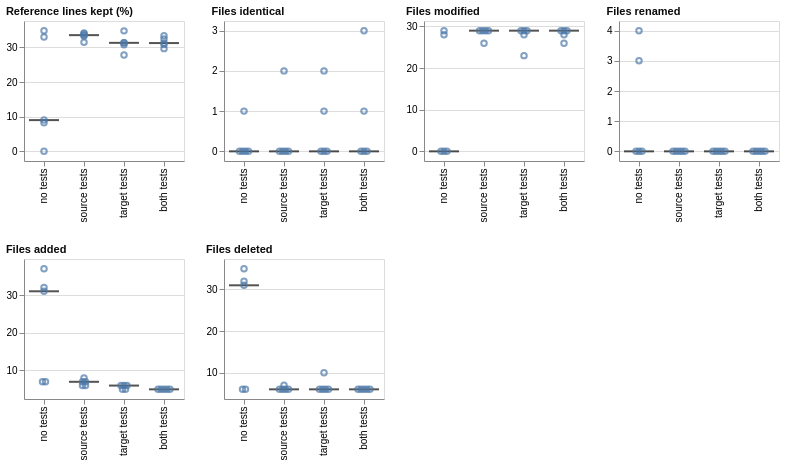

Express this chart as Vega-Lite.
### Vega-Lite specification from a JSON file in a GitHub repository (floating-point values rounded to 4 significant figures)
{"config": {"view": {"continuousWidth": 300, "continuousHeight": 300}}, "concat": [{"layer": [{"mark": {"type": "tick", "color": "#0b0b0b", "opacity": 0.7, "size": 30, "thickness": 2}, "encoding": {"x": {"field": "condition", "scale": {"paddingInner": 0.25, "paddingOuter": 0.125}, "sort": ["no tests", "source tests", "target tests", "both tests"], "title": null, "type": "nominal"}, "y": {"aggregate": "median", "field": "value", "scale": {"domain": [-2.785, 37.6], "nice": false}, "title": null, "type": "quantitative"}}}, {"mark": {"type": "point"}, "encoding": {"x": {"field": "condition", "scale": {"paddingInner": 0.25, "paddingOuter": 0.125}, "sort": ["no tests", "source tests", "target tests", "both tests"], "title": null, "type": "nominal"}, "xOffset": {"field": "nudge", "scale": {"domain": [-1.0, 1.0], "range": [9.0, 21.0]}, "title": null, "type": "quantitative"}, "y": {"field": "value", "scale": {"domain": [-2.785, 37.6], "nice": false}, "type": "quantitative"}}}, {"mark": {"type": "rule"}, "encoding": {"y": {"aggregate": "median", "field": "reference", "scale": {"domain": [-2.785, 37.6], "nice": false}, "type": "quantitative"}}, "transform": [{"filter": {"field": "reference", "valid": true}}]}], "data": {"name": "data-9bda82d9729faeee71ae77826d706221"}, "height": 140, "title": {"text": "Reference lines kept (%)", "anchor": "start", "color": "#0b0b0b", "fontSize": 11}, "width": 160}, {"layer": [{"mark": {"type": "tick", "color": "#0b0b0b", "opacity": 0.7, "size": 30, "thickness": 2}, "encoding": {"x": {"field": "condition", "scale": {"paddingInner": 0.25, "paddingOuter": 0.125}, "sort": ["no tests", "source tests", "target tests", "both tests"], "title": null, "type": "nominal"}, "y": {"aggregate": "median", "field": "value", "scale": {"domain": [-0.24, 3.24], "nice": false}, "title": null, "type": "quantitative"}}}, {"mark": {"type": "point"}, "encoding": {"x": {"field": "condition", "scale": {"paddingInner": 0.25, "paddingOuter": 0.125}, "sort": ["no tests", "source tests", "target tests", "both tests"], "title": null, "type": "nominal"}, "xOffset": {"field": "nudge", "scale": {"domain": [-1.5, 1.5], "range": [6.0, 24.0]}, "title": null, "type": "quantitative"}, "y": {"field": "value", "scale": {"domain": [-0.24, 3.24], "nice": false}, "type": "quantitative"}}}, {"mark": {"type": "rule"}, "encoding": {"y": {"aggregate": "median", "field": "reference", "scale": {"domain": [-0.24, 3.24], "nice": false}, "type": "quantitative"}}, "transform": [{"filter": {"field": "reference", "valid": true}}]}], "data": {"name": "data-a3230c6c3106ff26179dec3bcecd7a56"}, "height": 140, "title": {"text": "Files identical", "anchor": "start", "color": "#0b0b0b", "fontSize": 11}, "width": 160}, {"layer": [{"mark": {"type": "tick", "color": "#0b0b0b", "opacity": 0.7, "size": 30, "thickness": 2}, "encoding": {"x": {"field": "condition", "scale": {"paddingInner": 0.25, "paddingOuter": 0.125}, "sort": ["no tests", "source tests", "target tests", "both tests"], "title": null, "type": "nominal"}, "y": {"aggregate": "median", "field": "value", "scale": {"domain": [-2.32, 31.32], "nice": false}, "title": null, "type": "quantitative"}}}, {"mark": {"type": "point"}, "encoding": {"x": {"field": "condition", "scale": {"paddingInner": 0.25, "paddingOuter": 0.125}, "sort": ["no tests", "source tests", "target tests", "both tests"], "title": null, "type": "nominal"}, "xOffset": {"field": "nudge", "scale": {"domain": [-1.5, 1.5], "range": [6.0, 24.0]}, "title": null, "type": "quantitative"}, "y": {"field": "value", "scale": {"domain": [-2.32, 31.32], "nice": false}, "type": "quantitative"}}}, {"mark": {"type": "rule"}, "encoding": {"y": {"aggregate": "median", "field": "reference", "scale": {"domain": [-2.32, 31.32], "nice": false}, "type": "quantitative"}}, "transform": [{"filter": {"field": "reference", "valid": true}}]}], "data": {"name": "data-8a052e0cc2f378580599fcdbf49c82a1"}, "height": 140, "title": {"text": "Files modified", "anchor": "start", "color": "#0b0b0b", "fontSize": 11}, "width": 160}, {"layer": [{"mark": {"type": "tick", "color": "#0b0b0b", "opacity": 0.7, "size": 30, "thickness": 2}, "encoding": {"x": {"field": "condition", "scale": {"paddingInner": 0.25, "paddingOuter": 0.125}, "sort": ["no tests", "source tests", "target tests", "both tests"], "title": null, "type": "nominal"}, "y": {"aggregate": "median", "field": "value", "scale": {"domain": [-0.32, 4.32], "nice": false}, "title": null, "type": "quantitative"}}}, {"mark": {"type": "point"}, "encoding": {"x": {"field": "condition", "scale": {"paddingInner": 0.25, "paddingOuter": 0.125}, "sort": ["no tests", "source tests", "target tests", "both tests"], "title": null, "type": "nominal"}, "xOffset": {"field": "nudge", "scale": {"domain": [-2.0, 2.0], "range": [3.0, 27.0]}, "title": null, "type": "quantitative"}, "y": {"field": "value", "scale": {"domain": [-0.32, 4.32], "nice": false}, "type": "quantitative"}}}, {"mark": {"type": "rule"}, "encoding": {"y": {"aggregate": "median", "field": "reference", "scale": {"domain": [-0.32, 4.32], "nice": false}, "type": "quantitative"}}, "transform": [{"filter": {"field": "reference", "valid": true}}]}], "data": {"name": "data-353dfdcbc0748ecda8324ae5d6130e99"}, "height": 140, "title": {"text": "Files renamed", "anchor": "start", "color": "#0b0b0b", "fontSize": 11}, "width": 160}, {"layer": [{"mark": {"type": "tick", "color": "#0b0b0b", "opacity": 0.7, "size": 30, "thickness": 2}, "encoding": {"x": {"field": "condition", "scale": {"paddingInner": 0.25, "paddingOuter": 0.125}, "sort": ["no tests", "source tests", "target tests", "both tests"], "title": null, "type": "nominal"}, "y": {"aggregate": "median", "field": "value", "scale": {"domain": [2.44, 39.56], "nice": false}, "title": null, "type": "quantitative"}}}, {"mark": {"type": "point"}, "encoding": {"x": {"field": "condition", "scale": {"paddingInner": 0.25, "paddingOuter": 0.125}, "sort": ["no tests", "source tests", "target tests", "both tests"], "title": null, "type": "nominal"}, "xOffset": {"field": "nudge", "scale": {"domain": [-2.0, 2.0], "range": [3.0, 27.0]}, "title": null, "type": "quantitative"}, "y": {"field": "value", "scale": {"domain": [2.44, 39.56], "nice": false}, "type": "quantitative"}}}, {"mark": {"type": "rule"}, "encoding": {"y": {"aggregate": "median", "field": "reference", "scale": {"domain": [2.44, 39.56], "nice": false}, "type": "quantitative"}}, "transform": [{"filter": {"field": "reference", "valid": true}}]}], "data": {"name": "data-4cb9e072bb59fadd578aa98e99e369b3"}, "height": 140, "title": {"text": "Files added", "anchor": "start", "color": "#0b0b0b", "fontSize": 11}, "width": 160}, {"layer": [{"mark": {"type": "tick", "color": "#0b0b0b", "opacity": 0.7, "size": 30, "thickness": 2}, "encoding": {"x": {"field": "condition", "scale": {"paddingInner": 0.25, "paddingOuter": 0.125}, "sort": ["no tests", "source tests", "target tests", "both tests"], "title": null, "type": "nominal"}, "y": {"aggregate": "median", "field": "value", "scale": {"domain": [3.68, 37.32], "nice": false}, "title": null, "type": "quantitative"}}}, {"mark": {"type": "point"}, "encoding": {"x": {"field": "condition", "scale": {"paddingInner": 0.25, "paddingOuter": 0.125}, "sort": ["no tests", "source tests", "target tests", "both tests"], "title": null, "type": "nominal"}, "xOffset": {"field": "nudge", "scale": {"domain": [-2.0, 2.0], "range": [3.0, 27.0]}, "title": null, "type": "quantitative"}, "y": {"field": "value", "scale": {"domain": [3.68, 37.32], "nice": false}, "type": "quantitative"}}}, {"mark": {"type": "rule"}, "encoding": {"y": {"aggregate": "median", "field": "reference", "scale": {"domain": [3.68, 37.32], "nice": false}, "type": "quantitative"}}, "transform": [{"filter": {"field": "reference", "valid": true}}]}], "data": {"name": "data-384eb725a8b569bb9be3358db33a9e38"}, "height": 140, "title": {"text": "Files deleted", "anchor": "start", "color": "#0b0b0b", "fontSize": 11}, "width": 160}], "columns": 4, "$schema": "https://vega.github.io/schema/vega-lite/v6.4.1.json", "datasets": {"data-9bda82d9729faeee71ae77826d706221": [{"condition": "no tests", "layout": "kept the file layout", "metric": "reference_diff_kept_pct", "value": 34.81, "reference": null, "nudge": 0.0}, {"condition": "no tests", "layout": "rebuilt the file layout", "metric": "reference_diff_kept_pct", "value": 8.272, "reference": null, "nudge": 0.0}, {"condition": "no tests", "layout": "kept the file layout", "metric": "reference_diff_kept_pct", "value": 32.96, "reference": null, "nudge": 0.0}, {"condition": "no tests", "layout": "rebuilt the file layout", "metric": "reference_diff_kept_pct", "value": 0.0, "reference": null, "nudge": 0.0}, {"condition": "no tests", "layout": "rebuilt the file layout", "metric": "reference_diff_kept_pct", "value": 9.012, "reference": null, "nudge": 0.0}, {"condition": "source tests", "layout": "kept the file layout", "metric": "reference_diff_kept_pct", "value": 33.52, "reference": null, "nudge": 0.0}, {"condition": "source tests", "layout": "kept the file layout", "metric": "reference_diff_kept_pct", "value": 33.83, "reference": null, "nudge": 0.0}, {"condition": "source tests", "layout": "kept the file layout", "metric": "reference_diff_kept_pct", "value": 34.14, "reference": null, "nudge": 0.0}, {"condition": "source tests", "layout": "kept the file layout", "metric": "reference_diff_kept_pct", "value": 31.48, "reference": null, "nudge": 0.0}, {"condition": "source tests", "layout": "kept the file layout", "metric": "reference_diff_kept_pct", "value": 33.27, "reference": null, "nudge": 0.0}, {"condition": "target tests", "layout": "kept the file layout", "metric": "reference_diff_kept_pct", "value": 34.75, "reference": null, "nudge": 0.0}, {"condition": "target tests", "layout": "kept the file layout", "metric": "reference_diff_kept_pct", "value": 31.3, "reference": null, "nudge": 0.0}, {"condition": "target tests", "layout": "kept the file layout", "metric": "reference_diff_kept_pct", "value": 30.74, "reference": null, "nudge": 0.0}, {"condition": "target tests", "layout": "kept the file layout", "metric": "reference_diff_kept_pct", "value": 31.36, "reference": null, "nudge": 0.0}, {"condition": "target tests", "layout": "kept the file layout", "metric": "reference_diff_kept_pct", "value": 27.78, "reference": null, "nudge": 0.0}, {"condition": "both tests", "layout": "kept the file layout", "metric": "reference_diff_kept_pct", "value": 32.41, "reference": null, "nudge": 0.0}, {"condition": "both tests", "layout": "kept the file layout", "metric": "reference_diff_kept_pct", "value": 29.63, "reference": null, "nudge": 0.0}, {"condition": "both tests", "layout": "kept the file layout", "metric": "reference_diff_kept_pct", "value": 30.8, "reference": null, "nudge": 0.0}, {"condition": "both tests", "layout": "kept the file layout", "metric": "reference_diff_kept_pct", "value": 31.23, "reference": null, "nudge": 0.0}, {"condition": "both tests", "layout": "kept the file layout", "metric": "reference_diff_kept_pct", "value": 33.33, "reference": null, "nudge": 0.0}], "data-a3230c6c3106ff26179dec3bcecd7a56": [{"condition": "no tests", "layout": "kept the file layout", "metric": "reference_diff_identical", "value": 0.0, "reference": null, "nudge": -1.5}, {"condition": "no tests", "layout": "rebuilt the file layout", "metric": "reference_diff_identical", "value": 0.0, "reference": null, "nudge": -0.5}, {"condition": "no tests", "layout": "rebuilt the file layout", "metric": "reference_diff_identical", "value": 0.0, "reference": null, "nudge": 0.5}, {"condition": "no tests", "layout": "rebuilt the file layout", "metric": "reference_diff_identical", "value": 0.0, "reference": null, "nudge": 1.5}, {"condition": "no tests", "layout": "kept the file layout", "metric": "reference_diff_identical", "value": 1.0, "reference": null, "nudge": 0.0}, {"condition": "source tests", "layout": "kept the file layout", "metric": "reference_diff_identical", "value": 0.0, "reference": null, "nudge": -1.5}, {"condition": "source tests", "layout": "kept the file layout", "metric": "reference_diff_identical", "value": 0.0, "reference": null, "nudge": -0.5}, {"condition": "source tests", "layout": "kept the file layout", "metric": "reference_diff_identical", "value": 0.0, "reference": null, "nudge": 0.5}, {"condition": "source tests", "layout": "kept the file layout", "metric": "reference_diff_identical", "value": 0.0, "reference": null, "nudge": 1.5}, {"condition": "source tests", "layout": "kept the file layout", "metric": "reference_diff_identical", "value": 2.0, "reference": null, "nudge": 0.0}, {"condition": "target tests", "layout": "kept the file layout", "metric": "reference_diff_identical", "value": 0.0, "reference": null, "nudge": -1.0}, {"condition": "target tests", "layout": "kept the file layout", "metric": "reference_diff_identical", "value": 0.0, "reference": null, "nudge": 0.0}, {"condition": "target tests", "layout": "kept the file layout", "metric": "reference_diff_identical", "value": 0.0, "reference": null, "nudge": 1.0}, {"condition": "target tests", "layout": "kept the file layout", "metric": "reference_diff_identical", "value": 1.0, "reference": null, "nudge": 0.0}, {"condition": "target tests", "layout": "kept the file layout", "metric": "reference_diff_identical", "value": 2.0, "reference": null, "nudge": 0.0}, {"condition": "both tests", "layout": "kept the file layout", "metric": "reference_diff_identical", "value": 0.0, "reference": null, "nudge": -1.0}, {"condition": "both tests", "layout": "kept the file layout", "metric": "reference_diff_identical", "value": 0.0, "reference": null, "nudge": 0.0}, {"condition": "both tests", "layout": "kept the file layout", "metric": "reference_diff_identical", "value": 0.0, "reference": null, "nudge": 1.0}, {"condition": "both tests", "layout": "kept the file layout", "metric": "reference_diff_identical", "value": 3.0, "reference": null, "nudge": 0.0}, {"condition": "both tests", "layout": "kept the file layout", "metric": "reference_diff_identical", "value": 1.0, "reference": null, "nudge": 0.0}], "data-8a052e0cc2f378580599fcdbf49c82a1": [{"condition": "no tests", "layout": "kept the file layout", "metric": "reference_diff_modified", "value": 29.0, "reference": null, "nudge": 0.0}, {"condition": "no tests", "layout": "rebuilt the file layout", "metric": "reference_diff_modified", "value": 0.0, "reference": null, "nudge": -1.0}, {"condition": "no tests", "layout": "rebuilt the file layout", "metric": "reference_diff_modified", "value": 0.0, "reference": null, "nudge": 0.0}, {"condition": "no tests", "layout": "rebuilt the file layout", "metric": "reference_diff_modified", "value": 0.0, "reference": null, "nudge": 1.0}, {"condition": "no tests", "layout": "kept the file layout", "metric": "reference_diff_modified", "value": 28.0, "reference": null, "nudge": 0.0}, {"condition": "source tests", "layout": "kept the file layout", "metric": "reference_diff_modified", "value": 29.0, "reference": null, "nudge": -1.5}, {"condition": "source tests", "layout": "kept the file layout", "metric": "reference_diff_modified", "value": 29.0, "reference": null, "nudge": -0.5}, {"condition": "source tests", "layout": "kept the file layout", "metric": "reference_diff_modified", "value": 29.0, "reference": null, "nudge": 0.5}, {"condition": "source tests", "layout": "kept the file layout", "metric": "reference_diff_modified", "value": 29.0, "reference": null, "nudge": 1.5}, {"condition": "source tests", "layout": "kept the file layout", "metric": "reference_diff_modified", "value": 26.0, "reference": null, "nudge": 0.0}, {"condition": "target tests", "layout": "kept the file layout", "metric": "reference_diff_modified", "value": 29.0, "reference": null, "nudge": -1.0}, {"condition": "target tests", "layout": "kept the file layout", "metric": "reference_diff_modified", "value": 29.0, "reference": null, "nudge": 0.0}, {"condition": "target tests", "layout": "kept the file layout", "metric": "reference_diff_modified", "value": 29.0, "reference": null, "nudge": 1.0}, {"condition": "target tests", "layout": "kept the file layout", "metric": "reference_diff_modified", "value": 28.0, "reference": null, "nudge": 0.0}, {"condition": "target tests", "layout": "kept the file layout", "metric": "reference_diff_modified", "value": 23.0, "reference": null, "nudge": 0.0}, {"condition": "both tests", "layout": "kept the file layout", "metric": "reference_diff_modified", "value": 29.0, "reference": null, "nudge": -1.0}, {"condition": "both tests", "layout": "kept the file layout", "metric": "reference_diff_modified", "value": 29.0, "reference": null, "nudge": 0.0}, {"condition": "both tests", "layout": "kept the file layout", "metric": "reference_diff_modified", "value": 29.0, "reference": null, "nudge": 1.0}, {"condition": "both tests", "layout": "kept the file layout", "metric": "reference_diff_modified", "value": 26.0, "reference": null, "nudge": 0.0}, {"condition": "both tests", "layout": "kept the file layout", "metric": "reference_diff_modified", "value": 28.0, "reference": null, "nudge": 0.0}], "data-353dfdcbc0748ecda8324ae5d6130e99": [{"condition": "no tests", "layout": "kept the file layout", "metric": "reference_diff_renamed", "value": 0.0, "reference": null, "nudge": -1.0}, {"condition": "no tests", "layout": "kept the file layout", "metric": "reference_diff_renamed", "value": 0.0, "reference": null, "nudge": 0.0}, {"condition": "no tests", "layout": "rebuilt the file layout", "metric": "reference_diff_renamed", "value": 0.0, "reference": null, "nudge": 1.0}, {"condition": "no tests", "layout": "rebuilt the file layout", "metric": "reference_diff_renamed", "value": 3.0, "reference": null, "nudge": 0.0}, {"condition": "no tests", "layout": "rebuilt the file layout", "metric": "reference_diff_renamed", "value": 4.0, "reference": null, "nudge": 0.0}, {"condition": "source tests", "layout": "kept the file layout", "metric": "reference_diff_renamed", "value": 0.0, "reference": null, "nudge": -2.0}, {"condition": "source tests", "layout": "kept the file layout", "metric": "reference_diff_renamed", "value": 0.0, "reference": null, "nudge": -1.0}, {"condition": "source tests", "layout": "kept the file layout", "metric": "reference_diff_renamed", "value": 0.0, "reference": null, "nudge": 0.0}, {"condition": "source tests", "layout": "kept the file layout", "metric": "reference_diff_renamed", "value": 0.0, "reference": null, "nudge": 1.0}, {"condition": "source tests", "layout": "kept the file layout", "metric": "reference_diff_renamed", "value": 0.0, "reference": null, "nudge": 2.0}, {"condition": "target tests", "layout": "kept the file layout", "metric": "reference_diff_renamed", "value": 0.0, "reference": null, "nudge": -2.0}, {"condition": "target tests", "layout": "kept the file layout", "metric": "reference_diff_renamed", "value": 0.0, "reference": null, "nudge": -1.0}, {"condition": "target tests", "layout": "kept the file layout", "metric": "reference_diff_renamed", "value": 0.0, "reference": null, "nudge": 0.0}, {"condition": "target tests", "layout": "kept the file layout", "metric": "reference_diff_renamed", "value": 0.0, "reference": null, "nudge": 1.0}, {"condition": "target tests", "layout": "kept the file layout", "metric": "reference_diff_renamed", "value": 0.0, "reference": null, "nudge": 2.0}, {"condition": "both tests", "layout": "kept the file layout", "metric": "reference_diff_renamed", "value": 0.0, "reference": null, "nudge": -2.0}, {"condition": "both tests", "layout": "kept the file layout", "metric": "reference_diff_renamed", "value": 0.0, "reference": null, "nudge": -1.0}, {"condition": "both tests", "layout": "kept the file layout", "metric": "reference_diff_renamed", "value": 0.0, "reference": null, "nudge": 0.0}, {"condition": "both tests", "layout": "kept the file layout", "metric": "reference_diff_renamed", "value": 0.0, "reference": null, "nudge": 1.0}, {"condition": "both tests", "layout": "kept the file layout", "metric": "reference_diff_renamed", "value": 0.0, "reference": null, "nudge": 2.0}], "data-4cb9e072bb59fadd578aa98e99e369b3": [{"condition": "no tests", "layout": "kept the file layout", "metric": "reference_diff_added", "value": 7.0, "reference": null, "nudge": -0.5}, {"condition": "no tests", "layout": "kept the file layout", "metric": "reference_diff_added", "value": 7.0, "reference": null, "nudge": 0.5}, {"condition": "no tests", "layout": "rebuilt the file layout", "metric": "reference_diff_added", "value": 32.0, "reference": null, "nudge": 0.0}, {"condition": "no tests", "layout": "rebuilt the file layout", "metric": "reference_diff_added", "value": 37.0, "reference": null, "nudge": 0.0}, {"condition": "no tests", "layout": "rebuilt the file layout", "metric": "reference_diff_added", "value": 31.0, "reference": null, "nudge": 0.0}, {"condition": "source tests", "layout": "kept the file layout", "metric": "reference_diff_added", "value": 6.0, "reference": null, "nudge": -0.5}, {"condition": "source tests", "layout": "kept the file layout", "metric": "reference_diff_added", "value": 6.0, "reference": null, "nudge": 0.5}, {"condition": "source tests", "layout": "kept the file layout", "metric": "reference_diff_added", "value": 8.0, "reference": null, "nudge": 0.0}, {"condition": "source tests", "layout": "kept the file layout", "metric": "reference_diff_added", "value": 7.0, "reference": null, "nudge": -0.5}, {"condition": "source tests", "layout": "kept the file layout", "metric": "reference_diff_added", "value": 7.0, "reference": null, "nudge": 0.5}, {"condition": "target tests", "layout": "kept the file layout", "metric": "reference_diff_added", "value": 6.0, "reference": null, "nudge": -1.0}, {"condition": "target tests", "layout": "kept the file layout", "metric": "reference_diff_added", "value": 6.0, "reference": null, "nudge": 0.0}, {"condition": "target tests", "layout": "kept the file layout", "metric": "reference_diff_added", "value": 6.0, "reference": null, "nudge": 1.0}, {"condition": "target tests", "layout": "kept the file layout", "metric": "reference_diff_added", "value": 5.0, "reference": null, "nudge": -0.5}, {"condition": "target tests", "layout": "kept the file layout", "metric": "reference_diff_added", "value": 5.0, "reference": null, "nudge": 0.5}, {"condition": "both tests", "layout": "kept the file layout", "metric": "reference_diff_added", "value": 5.0, "reference": null, "nudge": -2.0}, {"condition": "both tests", "layout": "kept the file layout", "metric": "reference_diff_added", "value": 5.0, "reference": null, "nudge": -1.0}, {"condition": "both tests", "layout": "kept the file layout", "metric": "reference_diff_added", "value": 5.0, "reference": null, "nudge": 0.0}, {"condition": "both tests", "layout": "kept the file layout", "metric": "reference_diff_added", "value": 5.0, "reference": null, "nudge": 1.0}, {"condition": "both tests", "layout": "kept the file layout", "metric": "reference_diff_added", "value": 5.0, "reference": null, "nudge": 2.0}], "data-384eb725a8b569bb9be3358db33a9e38": [{"condition": "no tests", "layout": "kept the file layout", "metric": "reference_diff_deleted", "value": 6.0, "reference": null, "nudge": -0.5}, {"condition": "no tests", "layout": "kept the file layout", "metric": "reference_diff_deleted", "value": 6.0, "reference": null, "nudge": 0.5}, {"condition": "no tests", "layout": "rebuilt the file layout", "metric": "reference_diff_deleted", "value": 32.0, "reference": null, "nudge": 0.0}, {"condition": "no tests", "layout": "rebuilt the file layout", "metric": "reference_diff_deleted", "value": 35.0, "reference": null, "nudge": 0.0}, {"condition": "no tests", "layout": "rebuilt the file layout", "metric": "reference_diff_deleted", "value": 31.0, "reference": null, "nudge": 0.0}, {"condition": "source tests", "layout": "kept the file layout", "metric": "reference_diff_deleted", "value": 6.0, "reference": null, "nudge": -1.5}, {"condition": "source tests", "layout": "kept the file layout", "metric": "reference_diff_deleted", "value": 6.0, "reference": null, "nudge": -0.5}, {"condition": "source tests", "layout": "kept the file layout", "metric": "reference_diff_deleted", "value": 6.0, "reference": null, "nudge": 0.5}, {"condition": "source tests", "layout": "kept the file layout", "metric": "reference_diff_deleted", "value": 6.0, "reference": null, "nudge": 1.5}, {"condition": "source tests", "layout": "kept the file layout", "metric": "reference_diff_deleted", "value": 7.0, "reference": null, "nudge": 0.0}, {"condition": "target tests", "layout": "kept the file layout", "metric": "reference_diff_deleted", "value": 6.0, "reference": null, "nudge": -1.5}, {"condition": "target tests", "layout": "kept the file layout", "metric": "reference_diff_deleted", "value": 6.0, "reference": null, "nudge": -0.5}, {"condition": "target tests", "layout": "kept the file layout", "metric": "reference_diff_deleted", "value": 6.0, "reference": null, "nudge": 0.5}, {"condition": "target tests", "layout": "kept the file layout", "metric": "reference_diff_deleted", "value": 6.0, "reference": null, "nudge": 1.5}, {"condition": "target tests", "layout": "kept the file layout", "metric": "reference_diff_deleted", "value": 10.0, "reference": null, "nudge": 0.0}, {"condition": "both tests", "layout": "kept the file layout", "metric": "reference_diff_deleted", "value": 6.0, "reference": null, "nudge": -2.0}, {"condition": "both tests", "layout": "kept the file layout", "metric": "reference_diff_deleted", "value": 6.0, "reference": null, "nudge": -1.0}, {"condition": "both tests", "layout": "kept the file layout", "metric": "reference_diff_deleted", "value": 6.0, "reference": null, "nudge": 0.0}, {"condition": "both tests", "layout": "kept the file layout", "metric": "reference_diff_deleted", "value": 6.0, "reference": null, "nudge": 1.0}, {"condition": "both tests", "layout": "kept the file layout", "metric": "reference_diff_deleted", "value": 6.0, "reference": null, "nudge": 2.0}]}}
